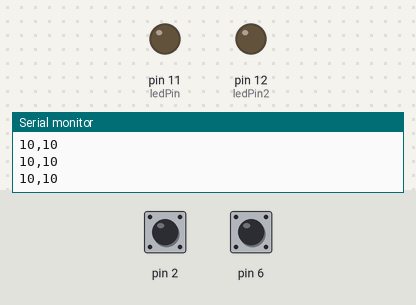
Simulated run of this sketch. Board: Arduino Uno, built with avr-gcc and run on an emulated ATmega328P. On the bench: output pins drawn as LEDs (lit = HIGH), the last lines printed to the serial monitor. Inputs (shaded band) come from the test bench; at power-on: pin 2 HIGH, pin 6 HIGH.

Above: at 1.2 s.
1.3 s: pin 2 pulled LOW for 0.15 s
At 1.38 s:
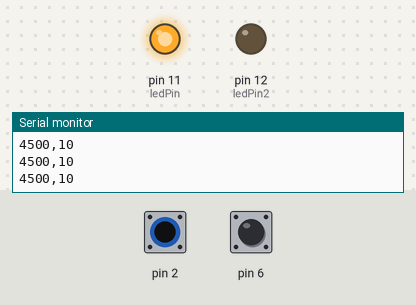
2.9 s: pin 6 pulled LOW for 0.15 s
At 2.98 s:
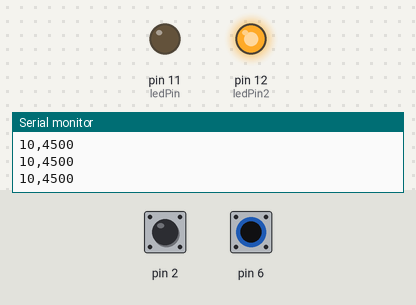
4.5 s: pin 6 pulled LOW for 3.2 s
At 8.4 s:
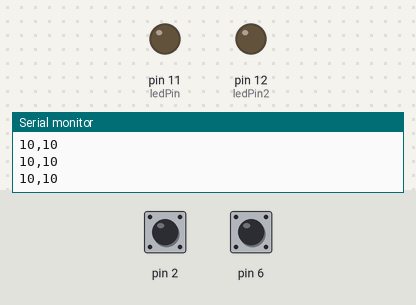
9.2 s: pin 2 pulled LOW for 3.2 s
At 9.6 s:
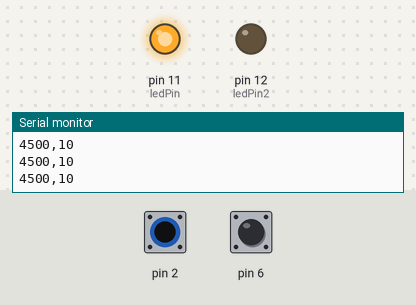
13.9 s: pin 2 driven LOW and pin 6 driven LOW
At 14.8 s:
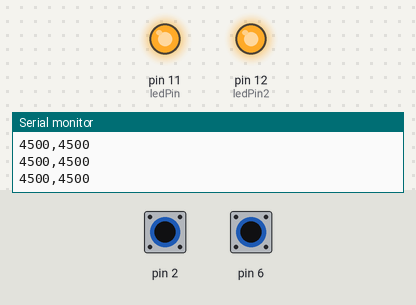
Timing chart, 0 to 16.4 s (numbered marks = the images above; inputs shaded):
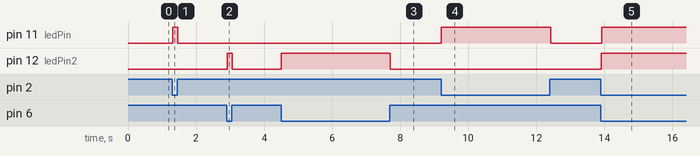

Measured:
- after the input at 1.3 s, pin 11 (ledPin): LOW → HIGH at once, → LOW 0.15 s later
- after the input at 2.9 s, pin 12 (ledPin2): LOW → HIGH at once, → LOW 0.15 s later
- after the input at 4.5 s, pin 12 (ledPin2): LOW → HIGH at once, → LOW 3.2 s later
- after the input at 9.2 s, pin 11 (ledPin): LOW → HIGH at once, → LOW 3.2 s later
- after the input at 13.9 s, pin 11 (ledPin), pin 12 (ledPin2): LOW → HIGH at once

The sketch:

capTouch2sensorNano.ino
```cpp
// import the library (must be located in the Arduino/libraries directory)
#include <CapacitiveSensor.h>

// create an instance of the library
// pin 4 sends electrical energy
// pin 2 senses senses a change
CapacitiveSensor capSensor = CapacitiveSensor(4, 2);
CapacitiveSensor capSensor2 = CapacitiveSensor(8,6);

// threshold for turning the lamp on
int threshold = 100;
int threshold2 = 100;

// pin the LED is connected to
const int ledPin = 11;
const int ledPin2 = 12;


void setup() {
  // open a serial connection
  Serial.begin(9600);
  // set the LED pin as an output
  pinMode(ledPin, OUTPUT);
  pinMode(ledPin2, OUTPUT);
}

void loop() {
  // store the value reported by the sensor in a variable
  long sensorValue = capSensor.capacitiveSensor(30);
  long sensorValue2 = capSensor2.capacitiveSensor(30);

  // print out the sensor value
  //Serial.println(sensorValue);
  Serial.print(sensorValue);  // serial print to add to line
  Serial.print(","); // add a space
  Serial.println(sensorValue2);

  // if the value is greater than the threshold
  if (sensorValue > threshold) {
    // turn the LED on
    digitalWrite(ledPin, HIGH);
  }
  // if it's lower than the threshold
  else {
    // turn the LED off
    digitalWrite(ledPin, LOW);
  }

// if the value is greater than the threshold
  if (sensorValue2 > threshold2) {
    // turn the LED on
    digitalWrite(ledPin2, HIGH);
  }
  // if it's lower than the threshold
  else {
    // turn the LED off
    digitalWrite(ledPin2, LOW);
  }
  delay(10);
}
```
